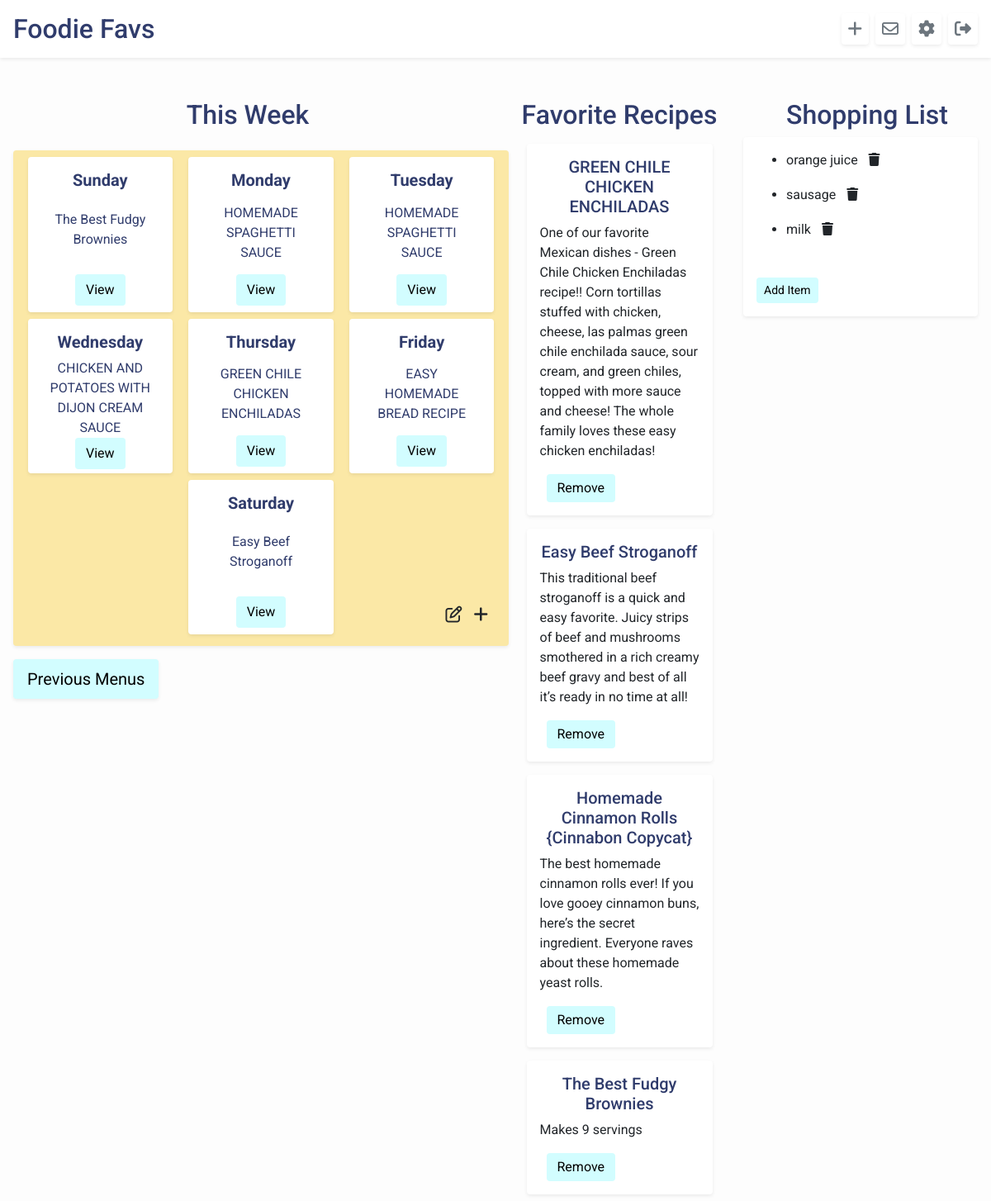
Screenshot of /home/1 (signed in) with the database file from the repository.
### foodie_app/models.py (models this page shows)
class Menu(models.Model):
    sunday = models.ForeignKey(Recipe, related_name="sunday_recipes", on_delete=models.CASCADE)
    monday = models.ForeignKey(Recipe, related_name="monday_recipes", on_delete=models.CASCADE)
    tuesday = models.ForeignKey(Recipe, related_name="tuesday_recipes", on_delete=models.CASCADE)
    wednesday = models.ForeignKey(Recipe, related_name="wednesday_recipes", on_delete=models.CASCADE)
    thursday = models.ForeignKey(Recipe, related_name="thursday_recipes", on_delete=models.CASCADE)
    friday = models.ForeignKey(Recipe, related_name="friday_recipes", on_delete=models.CASCADE)
    saturday = models.ForeignKey(Recipe, related_name="saturday_recipes", on_delete=models.CASCADE)
    editor = models.ForeignKey(User, related_name="menus", on_delete=models.CASCADE, default=1)
    week_start = models.DateField(default=datetime.now)
    created_at = models.DateTimeField(auto_now_add=True)
    updated_at = models.DateTimeField(auto_now=True)

class Recipe(models.Model):
    name = models.CharField(max_length=255)
    desc = models.CharField(max_length=255, default="")
    ingredients = models.TextField(default="")
    steps = models.TextField(default="")
    creator = models.ForeignKey(User, related_name="users", on_delete=models.CASCADE, default=1)
    source = models.CharField(max_length=255, default="")
    users_who_favorite = models.ManyToManyField(User, related_name="favorite_recipes", default=0)
    created_at = models.DateTimeField(auto_now_add=True)
    updated_at = models.DateTimeField(auto_now=True)
    objects = RecipeManager()

class Shopping_List_Item(models.Model):
    item = models.CharField(max_length=255)
    user = models.ForeignKey(User, related_name="list_user", on_delete=models.CASCADE, default=1)
    created_at = models.DateTimeField(auto_now_add=True)
    updated_at = models.DateTimeField(auto_now=True)
    objects = ListManager()

### login/models.py (models this page shows)
class User(models.Model):
    first_name = models.CharField(max_length=255)
    last_name = models.CharField(max_length=255)
    email = models.EmailField()
    password = models.CharField(max_length=255)
    followers = models.ManyToManyField("self", blank=True)
    profile_desc = models.TextField(default="")
    created_at = models.DateTimeField(auto_now_add=True)
    updated_at = models.DateTimeField(auto_now=True)
    objects = UserManager()

### foodie_app/views.py (the view)
# urls.py: path('<int:user_id>', views.user_profile),
def user_profile(request, user_id):
    if 'userid' in request.session:
        menus = Menu.objects.filter(editor=User.objects.get(id=request.session['userid']))
        menu = menus.last()
        context = {
            "user": User.objects.get(id=request.session['userid']),
            "recipes": Recipe.objects.filter(creator=User.objects.get(id=request.session['userid'])),
            "menu": menu,
            "shopping_list": Shopping_List_Item.objects.all(),
            "user_profile": User.objects.get(id=user_id),
        }
        return render(request, 'user_profile.html', context)
    return redirect('/login')

### foodie_app/templates/user_profile.html (shortened to what this page needs)
<!DOCTYPE html>
<html lang="en">
<head>
    <link rel="stylesheet" href="https://stackpath.bootstrapcdn.com/bootstrap/4.5.2/css/bootstrap.min.css"
>
    {% load static %}
    <link rel="stylesheet" href="{% static 'css/style.css' %}">
</head>
<body id="body">
    <header id="header" class="bg-white d-flex p-3 align-items-center shadow-sm mt-0">
        <h2 class="pr-5 mb-0"><a href="/home" class="home">Foodie Favs</a></h2>
        <a href="/home/new_recipe" class="ml-auto btn-outline-secondary btn-lg p-1 pl-2 pr-2 rounded shadow-sm"
            data-toggle="tooltip" data-placement="bottom" title="New Recipe"><i class="fas fa-plus"></i></a></i>
        <a href="/home/{{user.id}}/inbox" class="ml-2 btn-outline-secondary btn-lg p-1 pl-2 pr-2 rounded shadow-sm"
            data-toggle="tooltip" data-placement="bottom" title="Inbox"><i class="far fa-envelope"></i></a>
        <a href="/home/{{user.id}}/settings" class="ml-2 btn-outline-secondary btn-lg p-1 pl-2 pr-2 rounded shadow-sm"
            data-toggle="tooltip" data-placement="bottom" title="Profile Settings"><i class="fas fa-cog"></i></a>
        <a href="/home/log_off" class="ml-2 btn-outline-secondary btn-lg p-1 pl-2 pr-2 rounded shadow-sm"
            data-toggle="tooltip" data-placement="bottom" title="Log Out"><i class="fas fa-sign-out-alt"></i></a>
    </header>
    <div class="pt-5"></div>
    <div class="d-flex mt-4 pt-5">
        <div class="w-50">
            <div class="d-flex flex-column">
                <h2 class="heading">This Week</h2>
            </div>
            <div class="menu w-100 m-3 d-flex flex-column p-1 rounded shadow-sm">
                <div class="day-row d-flex justify-content-around p-1">
                    <div class="day rounded shadow-sm d-flex flex-column">
                        <p class="font-weight-bold pt-2 h5 mt-2">Sunday</p>
                        <p class="w-75 ml-auto mr-auto mt-auto mb-auto">{{menu.sunday.name}}</p>
                        <a href="/home/recipe_{{menu.sunday.id}}"
                            class="btn view-recipe ml-auto mr-auto mt-auto mb-2">View</a>
                    </div>
                    <div class="day rounded shadow-sm d-flex flex-column">
                        <p class="font-weight-bold pt-2 h5 mt-2">Monday</p>
                        <p class="w-75 ml-auto mr-auto mt-auto mb-auto">{{menu.monday.name}}</p>
                        <a href="/home/recipe_{{menu.monday.id}}"
                            class="btn view-recipe ml-auto mr-auto mt-auto mb-2">View</a>
                    </div>
                    <div class="day rounded shadow-sm d-flex flex-column">
                        <p class="font-weight-bold pt-2 h5 mt-2">Tuesday</p>
                        <p class="w-75 ml-auto mr-auto mt-auto mb-auto">{{menu.monday.name}}</p>
                        <a href="/home/recipe_{{menu.monday.id}}"
                            class="btn view-recipe ml-auto mr-auto mt-auto mb-2">View</a>
                    </div>
                </div>
                <div class="day-row d-flex justify-content-around p-1">
                    <div class="day rounded shadow-sm d-flex flex-column">
                        <p class="font-weight-bold pt-2 h5 mt-2">Wednesday</p>
                        <p class="w-75 ml-auto mr-auto mt-auto mb-auto">{{menu.wednesday.name}}</p>
                        <a href="/home/recipe_{{menu.wednesday.id}}"
                            class="btn view-recipe ml-auto mr-auto mt-auto mb-2">View</a>
                    </div>
                    <div class="day rounded shadow-sm d-flex flex-column">
                        <p class="font-weight-bold pt-2 h5 mt-2">Thursday</p>
                        <p class="w-75 ml-auto mr-auto mt-auto mb-auto">{{menu.thursday.name}}</p>
                        <a href="/home/recipe_{{menu.thursday.id}}"
                            class="btn view-recipe ml-auto mr-auto mt-auto mb-2">View</a>
                    </div>
                    <div class="day rounded shadow-sm d-flex flex-column">
                        <p class="font-weight-bold pt-2 h5 mt-2">Friday</p>
                        <p class="w-75 ml-auto mr-auto mt-auto mb-auto">{{menu.friday.name}}</p>
                        <a href="/home/recipe_{{menu.friday.id}}"
                            class="btn view-recipe ml-auto mr-auto mt-auto mb-2">View</a>
                    </div>
                </div>
                <div class="day-row d-flex justify-content-end p-1">
                    <div class="day rounded shadow-sm d-flex flex-column">
                        <p class="font-weight-bold pt-2 h5 mt-2">Saturday</p>
                        <p class="w-75 ml-auto mr-auto mt-auto mb-auto">{{menu.saturday.name}}</p>
                        <a href="/home/recipe_{{menu.saturday.id}}"
                            class="btn view-recipe ml-auto mr-auto mt-auto mb-2">View</a>
                    </div>
                    {%if menu.editor.id == user.id %}
                    <div class="edit d-flex">
                        <a class="btn btn-lg mt-auto ml-auto pr-2" href="/home/edit_menu{{menu.id}}"><i
                                class="far fa-edit"></i></a>
                        <a href="/home/menu" class="btn btn-lg mt-auto pl-1"><i class="fas fa-plus"></i></a></i>
                    </div>
                    {% else %}
                    <a class="btn view-recipe" href="/home/menu">create Menu</a>
                    {% endif %}
                </div>
            </div>
            <a href="/home/{{user.id}}/previous_menus" class="btn btn-lg submit rounded shadow-sm ml-3">Previous
                Menus</a>
        </div>
        <div class="w-25 d-flex flex-column align-items-center">
            <h2 class="heading ">Favorite Recipes</h2>
            {% for recipe in user.favorite_recipes.all %}
            <div class="recipe-card rounded shadow-sm w-75 p-3 m-2">
                <p class="text-center h5"><a id="recipe-text" href="/home/recipe_{{recipe.id}}">{{recipe.name}}</a></p>
                <p>{{recipe.desc}}</p>
                {% for favorite_user in recipe.users_who_favorite.all %}
                <form action="/home/{{user.id}}/remove_favorite_profile" method="POST">
                    <input class="btn favorite ml-2 pt-1 pb-1" type="submit" name="add_fav" value="Remove">
                </form>
                {% endfor %}
            </div>
            {% endfor %}
        </div>
        <div class="w-25">
            {% if user.id == user_profile.id %}
                <h2 class="heading">Shopping List</h2>
                <div class="shopping-box mr-3 rounded shadow-sm">
                    <div class="m-1 p-2 rounded" id="shopping-list">
                        <ul>
                            {% for item in shopping_list %}
                            {% if item.user.id == user.id %}
                            <div class="d-flex alin-items-start mb-2">
                                <li class="pt-2">{{item.item}}</li>
                                <a href="/home/{{user.id}}/delete_item/{{item.id}}"><i
                                        class="btn mt-1 fas fa-trash"></i></a>
                            </div>
                            {% endif %}
                            {% endfor %}
                        </ul>
                    </div>
                    <button class="btn rounded btn-sm m-3 add-item" id="addItem">Add Item</button>
                </div>
            {% else %}
                <p>{{user_profile.desc}}</p>
                <a href="home/{{user.id}}/follow_{{user_profile.id}}" class="btn button font-weight-bold p-2 pl-3 pr-3">Follow</a>
            {% endif %}
        </div>
    </div>
</body>
</html>

### foodie_app/static/css/style.css (style rules this page uses)
body { font-family: "Roboto", sans-serif; background-color: #fdfdfd; }
.recipe-card, .card { background-color: white; }
h2, .home { color: #303c6c; }
.menu { background-color: #fbe8a6; height: 600px; }
.heading { color: #303c6c; text-align: center; }
.day-row { width: 100%; height: 33%; }
.day { width: 30%; background-color: white; }
.edit { width: 35%; }
.day p { text-align: center; color: #303c6c; }
#recipe-text { color: #303c6c; }
#header { width: 100%; position: fixed; top: 0; left: 0; width: 100%; }
.view-recipe, .favorite, .add-item, .submitItem, .new-recipe, .edit-recipe, .save-menu, .submit, .button { background-color: #d2fdff; color: black; }
.shopping-box { background-color: white; }

### rows the page displays
Menu: sunday.name "The Best Fudgy Brownies", monday.name "HOMEMADE SPAGHETTI SAUCE", wednesday.name "CHICKEN AND POTATOES WITH DIJON CREAM SAUCE", thursday.name "GREEN CHILE CHICKEN ENCHILADAS", friday.name "EASY HOMEMADE BREAD RECIPE", saturday.name "Easy Beef Stroganoff"
Recipe: name "GREEN CHILE CHICKEN ENCHILADAS", desc "One of our favorite Mexican dishes - Green Chile Chicken Enchiladas recipe!! Corn tortillas stuffed with chicken, cheese, las palmas green chile enchilada sauce, sour cream, and green chiles, topped with more sauce and cheese! The whole family loves these easy chicken enchiladas!"
Recipe: name "Easy Beef Stroganoff", desc "This traditional beef stroganoff is a quick and easy favorite. Juicy strips of beef and mushrooms smothered in a rich creamy beef gravy and best of all it’s ready in no time at all!"
Recipe: name "Homemade Cinnamon Rolls {Cinnabon Copycat}", desc "The best homemade cinnamon rolls ever! If you love gooey cinnamon buns, here’s the secret ingredient. Everyone raves about these homemade yeast rolls."
Recipe: name "The Best Fudgy Brownies", desc "Makes 9 servings"
Shopping_List_Item: item "orange juice"
Shopping_List_Item: item "sausage"
Shopping_List_Item: item "milk"
